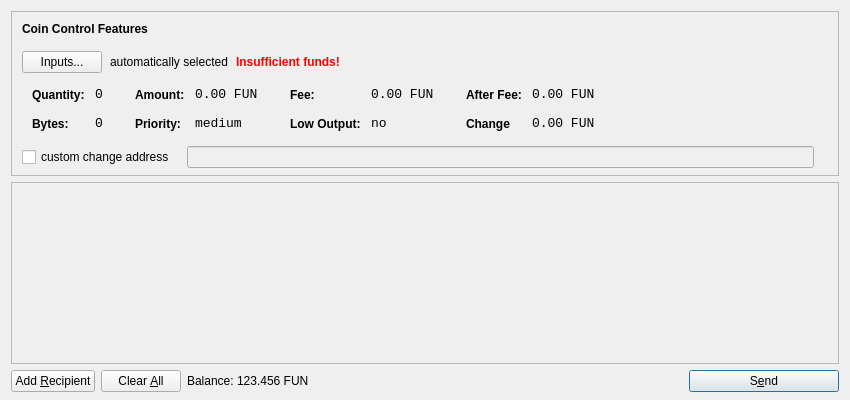
<?xml version="1.0" encoding="UTF-8"?>
<ui version="4.0">
 <class>SendCoinsDialog</class>
 <widget class="QDialog" name="SendCoinsDialog">
  <property name="geometry">
   <rect>
    <x>0</x>
    <y>0</y>
    <width>850</width>
    <height>400</height>
   </rect>
  </property>
  <property name="windowTitle">
   <string>Send Coins</string>
  </property>
  <layout class="QVBoxLayout" name="verticalLayout" stretch="0,1,0">
   <property name="bottomMargin">
    <number>8</number>
   </property>
   <item>
    <widget class="QFrame" name="frameCoinControl">
     <property name="sizePolicy">
      <sizepolicy hsizetype="Expanding" vsizetype="Expanding">
       <horstretch>0</horstretch>
       <verstretch>0</verstretch>
      </sizepolicy>
     </property>
     <property name="maximumSize">
      <size>
       <width>16777215</width>
       <height>16777215</height>
      </size>
     </property>
     <property name="frameShape">
      <enum>QFrame::StyledPanel</enum>
     </property>
     <property name="frameShadow">
      <enum>QFrame::Sunken</enum>
     </property>
     <layout class="QVBoxLayout" name="verticalLayoutCoinControl2">
      <property name="spacing">
       <number>-1</number>
      </property>
      <property name="leftMargin">
       <number>0</number>
      </property>
      <property name="topMargin">
       <number>0</number>
      </property>
      <property name="rightMargin">
       <number>0</number>
      </property>
      <property name="bottomMargin">
       <number>6</number>
      </property>
      <item>
       <layout class="QVBoxLayout" name="verticalLayoutCoinControl" stretch="0,0,0,0,1">
        <property name="spacing">
         <number>0</number>
        </property>
        <property name="leftMargin">
         <number>10</number>
        </property>
        <property name="topMargin">
         <number>10</number>
        </property>
        <item>
         <layout class="QHBoxLayout" name="horizontalLayoutCoinControl1">
          <property name="bottomMargin">
           <number>15</number>
          </property>
          <item>
           <widget class="QLabel" name="labelCoinControlFeatures">
            <property name="sizePolicy">
             <sizepolicy hsizetype="Preferred" vsizetype="Maximum">
              <horstretch>0</horstretch>
              <verstretch>0</verstretch>
             </sizepolicy>
            </property>
            <property name="font">
             <font>
              <weight>75</weight>
              <bold>true</bold>
             </font>
            </property>
            <property name="styleSheet">
             <string notr="true">font-weight:bold;</string>
            </property>
            <property name="text">
             <string>Coin Control Features</string>
            </property>
           </widget>
          </item>
         </layout>
        </item>
        <item>
         <layout class="QHBoxLayout" name="horizontalLayoutCoinControl2" stretch="0,0,0,0">
          <property name="spacing">
           <number>8</number>
          </property>
          <property name="bottomMargin">
           <number>10</number>
          </property>
          <item>
           <widget class="QPushButton" name="pushButtonCoinControl">
            <property name="styleSheet">
             <string notr="true"/>
            </property>
            <property name="text">
             <string>Inputs...</string>
            </property>
           </widget>
          </item>
          <item>
           <widget class="QLabel" name="labelCoinControlAutomaticallySelected">
            <property name="text">
             <string>automatically selected</string>
            </property>
            <property name="margin">
             <number>5</number>
            </property>
           </widget>
          </item>
          <item>
           <widget class="QLabel" name="labelCoinControlInsuffFunds">
            <property name="font">
             <font>
              <weight>75</weight>
              <bold>true</bold>
             </font>
            </property>
            <property name="styleSheet">
             <string notr="true">color:red;font-weight:bold;</string>
            </property>
            <property name="text">
             <string>Insufficient funds!</string>
            </property>
            <property name="margin">
             <number>5</number>
            </property>
           </widget>
          </item>
          <item>
           <spacer name="horizontalSpacerCoinControl">
            <property name="orientation">
             <enum>Qt::Horizontal</enum>
            </property>
            <property name="sizeHint" stdset="0">
             <size>
              <width>40</width>
              <height>1</height>
             </size>
            </property>
           </spacer>
          </item>
         </layout>
        </item>
        <item>
         <widget class="QWidget" name="widgetCoinControl" native="true">
          <property name="sizePolicy">
           <sizepolicy hsizetype="Preferred" vsizetype="Preferred">
            <horstretch>0</horstretch>
            <verstretch>0</verstretch>
           </sizepolicy>
          </property>
          <property name="minimumSize">
           <size>
            <width>0</width>
            <height>0</height>
           </size>
          </property>
          <property name="styleSheet">
           <string notr="true"/>
          </property>
          <layout class="QHBoxLayout" name="horizontalLayoutCoinControl5">
           <property name="margin">
            <number>0</number>
           </property>
           <item>
            <layout class="QHBoxLayout" name="horizontalLayoutCoinControl3" stretch="0,0,0,1">
             <property name="spacing">
              <number>20</number>
             </property>
             <property name="topMargin">
              <number>0</number>
             </property>
             <property name="bottomMargin">
              <number>10</number>
             </property>
             <item>
              <layout class="QFormLayout" name="formLayoutCoinControl1">
               <property name="horizontalSpacing">
                <number>10</number>
               </property>
               <property name="verticalSpacing">
                <number>14</number>
               </property>
               <property name="leftMargin">
                <number>10</number>
               </property>
               <property name="topMargin">
                <number>4</number>
               </property>
               <property name="rightMargin">
                <number>6</number>
               </property>
               <item row="0" column="0">
                <widget class="QLabel" name="labelCoinControlQuantityText">
                 <property name="styleSheet">
                  <string notr="true">font-weight:bold;</string>
                 </property>
                 <property name="text">
                  <string>Quantity:</string>
                 </property>
                 <property name="margin">
                  <number>0</number>
                 </property>
                </widget>
               </item>
               <item row="0" column="1">
                <widget class="QLabel" name="labelCoinControlQuantity">
                 <property name="font">
                  <font>
                   <family>Monospace</family>
                   <pointsize>10</pointsize>
                  </font>
                 </property>
                 <property name="cursor">
                  <cursorShape>IBeamCursor</cursorShape>
                 </property>
                 <property name="contextMenuPolicy">
                  <enum>Qt::ActionsContextMenu</enum>
                 </property>
                 <property name="text">
                  <string>0</string>
                 </property>
                 <property name="margin">
                  <number>0</number>
                 </property>
                 <property name="textInteractionFlags">
                  <set>Qt::LinksAccessibleByMouse|Qt::TextSelectableByKeyboard|Qt::TextSelectableByMouse</set>
                 </property>
                </widget>
               </item>
               <item row="1" column="0">
                <widget class="QLabel" name="labelCoinControlBytesText">
                 <property name="styleSheet">
                  <string notr="true">font-weight:bold;</string>
                 </property>
                 <property name="text">
                  <string>Bytes:</string>
                 </property>
                </widget>
               </item>
               <item row="1" column="1">
                <widget class="QLabel" name="labelCoinControlBytes">
                 <property name="font">
                  <font>
                   <family>Monospace</family>
                   <pointsize>10</pointsize>
                  </font>
                 </property>
                 <property name="cursor">
                  <cursorShape>IBeamCursor</cursorShape>
                 </property>
                 <property name="contextMenuPolicy">
                  <enum>Qt::ActionsContextMenu</enum>
                 </property>
                 <property name="text">
                  <string>0</string>
                 </property>
                 <property name="textInteractionFlags">
                  <set>Qt::LinksAccessibleByMouse|Qt::TextSelectableByKeyboard|Qt::TextSelectableByMouse</set>
                 </property>
                </widget>
               </item>
              </layout>
             </item>
             <item>
              <layout class="QFormLayout" name="formLayoutCoinControl2">
               <property name="horizontalSpacing">
                <number>10</number>
               </property>
               <property name="verticalSpacing">
                <number>14</number>
               </property>
               <property name="leftMargin">
                <number>6</number>
               </property>
               <property name="topMargin">
                <number>4</number>
               </property>
               <property name="rightMargin">
                <number>6</number>
               </property>
               <item row="0" column="0">
                <widget class="QLabel" name="labelCoinControlAmountText">
                 <property name="styleSheet">
                  <string notr="true">font-weight:bold;</string>
                 </property>
                 <property name="text">
                  <string>Amount:</string>
                 </property>
                 <property name="margin">
                  <number>0</number>
                 </property>
                </widget>
               </item>
               <item row="0" column="1">
                <widget class="QLabel" name="labelCoinControlAmount">
                 <property name="font">
                  <font>
                   <family>Monospace</family>
                   <pointsize>10</pointsize>
                  </font>
                 </property>
                 <property name="cursor">
                  <cursorShape>IBeamCursor</cursorShape>
                 </property>
                 <property name="contextMenuPolicy">
                  <enum>Qt::ActionsContextMenu</enum>
                 </property>
                 <property name="text">
                  <string>0.00 FUN</string>
                 </property>
                 <property name="textInteractionFlags">
                  <set>Qt::LinksAccessibleByMouse|Qt::TextSelectableByKeyboard|Qt::TextSelectableByMouse</set>
                 </property>
                </widget>
               </item>
               <item row="1" column="0">
                <widget class="QLabel" name="labelCoinControlPriorityText">
                 <property name="styleSheet">
                  <string notr="true">font-weight:bold;</string>
                 </property>
                 <property name="text">
                  <string>Priority:</string>
                 </property>
                </widget>
               </item>
               <item row="1" column="1">
                <widget class="QLabel" name="labelCoinControlPriority">
                 <property name="font">
                  <font>
                   <family>Monospace</family>
                   <pointsize>10</pointsize>
                  </font>
                 </property>
                 <property name="cursor">
                  <cursorShape>IBeamCursor</cursorShape>
                 </property>
                 <property name="contextMenuPolicy">
                  <enum>Qt::ActionsContextMenu</enum>
                 </property>
                 <property name="text">
                  <string>medium</string>
                 </property>
                 <property name="textInteractionFlags">
                  <set>Qt::LinksAccessibleByMouse|Qt::TextSelectableByKeyboard|Qt::TextSelectableByMouse</set>
                 </property>
                </widget>
               </item>
              </layout>
             </item>
             <item>
              <layout class="QFormLayout" name="formLayoutCoinControl3">
               <property name="horizontalSpacing">
                <number>10</number>
               </property>
               <property name="verticalSpacing">
                <number>14</number>
               </property>
               <property name="leftMargin">
                <number>6</number>
               </property>
               <property name="topMargin">
                <number>4</number>
               </property>
               <property name="rightMargin">
                <number>6</number>
               </property>
               <item row="0" column="0">
                <widget class="QLabel" name="labelCoinControlFeeText">
                 <property name="styleSheet">
                  <string notr="true">font-weight:bold;</string>
                 </property>
                 <property name="text">
                  <string>Fee:</string>
                 </property>
                 <property name="margin">
                  <number>0</number>
                 </property>
                </widget>
               </item>
               <item row="0" column="1">
                <widget class="QLabel" name="labelCoinControlFee">
                 <property name="font">
                  <font>
                   <family>Monospace</family>
                   <pointsize>10</pointsize>
                  </font>
                 </property>
                 <property name="cursor">
                  <cursorShape>IBeamCursor</cursorShape>
                 </property>
                 <property name="contextMenuPolicy">
                  <enum>Qt::ActionsContextMenu</enum>
                 </property>
                 <property name="text">
                  <string>0.00 FUN</string>
                 </property>
                 <property name="textInteractionFlags">
                  <set>Qt::LinksAccessibleByMouse|Qt::TextSelectableByKeyboard|Qt::TextSelectableByMouse</set>
                 </property>
                </widget>
               </item>
               <item row="1" column="0">
                <widget class="QLabel" name="labelCoinControlLowOutputText">
                 <property name="styleSheet">
                  <string notr="true">font-weight:bold;</string>
                 </property>
                 <property name="text">
                  <string>Low Output:</string>
                 </property>
                </widget>
               </item>
               <item row="1" column="1">
                <widget class="QLabel" name="labelCoinControlLowOutput">
                 <property name="font">
                  <font>
                   <family>Monospace</family>
                   <pointsize>10</pointsize>
                  </font>
                 </property>
                 <property name="cursor">
                  <cursorShape>IBeamCursor</cursorShape>
                 </property>
                 <property name="contextMenuPolicy">
                  <enum>Qt::ActionsContextMenu</enum>
                 </property>
                 <property name="text">
                  <string>no</string>
                 </property>
                 <property name="textInteractionFlags">
                  <set>Qt::LinksAccessibleByMouse|Qt::TextSelectableByKeyboard|Qt::TextSelectableByMouse</set>
                 </property>
                </widget>
               </item>
              </layout>
             </item>
             <item>
              <layout class="QFormLayout" name="formLayoutCoinControl4">
               <property name="horizontalSpacing">
                <number>10</number>
               </property>
               <property name="verticalSpacing">
                <number>14</number>
               </property>
               <property name="leftMargin">
                <number>6</number>
               </property>
               <property name="topMargin">
                <number>4</number>
               </property>
               <property name="rightMargin">
                <number>6</number>
               </property>
               <item row="0" column="0">
                <widget class="QLabel" name="labelCoinControlAfterFeeText">
                 <property name="styleSheet">
                  <string notr="true">font-weight:bold;</string>
                 </property>
                 <property name="text">
                  <string>After Fee:</string>
                 </property>
                 <property name="margin">
                  <number>0</number>
                 </property>
                </widget>
               </item>
               <item row="0" column="1">
                <widget class="QLabel" name="labelCoinControlAfterFee">
                 <property name="font">
                  <font>
                   <family>Monospace</family>
                   <pointsize>10</pointsize>
                  </font>
                 </property>
                 <property name="cursor">
                  <cursorShape>IBeamCursor</cursorShape>
                 </property>
                 <property name="contextMenuPolicy">
                  <enum>Qt::ActionsContextMenu</enum>
                 </property>
                 <property name="text">
                  <string>0.00 FUN</string>
                 </property>
                 <property name="textInteractionFlags">
                  <set>Qt::LinksAccessibleByMouse|Qt::TextSelectableByKeyboard|Qt::TextSelectableByMouse</set>
                 </property>
                </widget>
               </item>
               <item row="1" column="0">
                <widget class="QLabel" name="labelCoinControlChangeText">
                 <property name="styleSheet">
                  <string notr="true">font-weight:bold;</string>
                 </property>
                 <property name="text">
                  <string>Change</string>
                 </property>
                </widget>
               </item>
               <item row="1" column="1">
                <widget class="QLabel" name="labelCoinControlChange">
                 <property name="font">
                  <font>
                   <family>Monospace</family>
                   <pointsize>10</pointsize>
                  </font>
                 </property>
                 <property name="cursor">
                  <cursorShape>IBeamCursor</cursorShape>
                 </property>
                 <property name="contextMenuPolicy">
                  <enum>Qt::ActionsContextMenu</enum>
                 </property>
                 <property name="text">
                  <string>0.00 FUN</string>
                 </property>
                 <property name="textInteractionFlags">
                  <set>Qt::LinksAccessibleByMouse|Qt::TextSelectableByKeyboard|Qt::TextSelectableByMouse</set>
                 </property>
                </widget>
               </item>
              </layout>
             </item>
            </layout>
           </item>
          </layout>
         </widget>
        </item>
        <item>
         <layout class="QHBoxLayout" name="horizontalLayoutCoinControl4" stretch="0,0,0">
          <property name="spacing">
           <number>12</number>
          </property>
          <property name="sizeConstraint">
           <enum>QLayout::SetDefaultConstraint</enum>
          </property>
          <property name="topMargin">
           <number>5</number>
          </property>
          <property name="rightMargin">
           <number>5</number>
          </property>
          <item>
           <widget class="QCheckBox" name="checkBoxCoinControlChange">
            <property name="text">
             <string>custom change address</string>
            </property>
           </widget>
          </item>
          <item>
           <widget class="QLineEdit" name="lineEditCoinControlChange">
            <property name="enabled">
             <bool>false</bool>
            </property>
            <property name="sizePolicy">
             <sizepolicy hsizetype="Expanding" vsizetype="Fixed">
              <horstretch>0</horstretch>
              <verstretch>0</verstretch>
             </sizepolicy>
            </property>
           </widget>
          </item>
          <item>
           <widget class="QLabel" name="labelCoinControlChangeLabel">
            <property name="sizePolicy">
             <sizepolicy hsizetype="Preferred" vsizetype="Expanding">
              <horstretch>0</horstretch>
              <verstretch>0</verstretch>
             </sizepolicy>
            </property>
            <property name="minimumSize">
             <size>
              <width>0</width>
              <height>0</height>
             </size>
            </property>
            <property name="text">
             <string/>
            </property>
            <property name="margin">
             <number>3</number>
            </property>
           </widget>
          </item>
         </layout>
        </item>
        <item>
         <spacer name="verticalSpacerCoinControl">
          <property name="orientation">
           <enum>Qt::Vertical</enum>
          </property>
          <property name="sizeHint" stdset="0">
           <size>
            <width>800</width>
            <height>1</height>
           </size>
          </property>
         </spacer>
        </item>
       </layout>
      </item>
     </layout>
    </widget>
   </item>
   <item>
    <widget class="QScrollArea" name="scrollArea">
     <property name="widgetResizable">
      <bool>true</bool>
     </property>
     <widget class="QWidget" name="scrollAreaWidgetContents">
      <property name="geometry">
       <rect>
        <x>0</x>
        <y>0</y>
        <width>830</width>
        <height>165</height>
       </rect>
      </property>
      <layout class="QVBoxLayout" name="verticalLayout_2">
       <property name="margin">
        <number>0</number>
       </property>
       <item>
        <layout class="QVBoxLayout" name="entries">
         <property name="spacing">
          <number>6</number>
         </property>
        </layout>
       </item>
       <item>
        <spacer name="verticalSpacer">
         <property name="orientation">
          <enum>Qt::Vertical</enum>
         </property>
         <property name="sizeHint" stdset="0">
          <size>
           <width>20</width>
           <height>40</height>
          </size>
         </property>
        </spacer>
       </item>
      </layout>
     </widget>
    </widget>
   </item>
   <item>
    <layout class="QHBoxLayout" name="horizontalLayout">
     <item>
      <widget class="QPushButton" name="addButton">
       <property name="toolTip">
        <string>Send to multiple recipients at once</string>
       </property>
       <property name="text">
        <string>Add &amp;Recipient</string>
       </property>
       <property name="icon">
        <iconset resource="../bitcoin.qrc">
         <normaloff>:/icons/add</normaloff>:/icons/add</iconset>
       </property>
       <property name="autoDefault">
        <bool>false</bool>
       </property>
      </widget>
     </item>
     <item>
      <widget class="QPushButton" name="clearButton">
       <property name="sizePolicy">
        <sizepolicy hsizetype="Minimum" vsizetype="Fixed">
         <horstretch>0</horstretch>
         <verstretch>0</verstretch>
        </sizepolicy>
       </property>
       <property name="toolTip">
        <string>Remove all transaction fields</string>
       </property>
       <property name="text">
        <string>Clear &amp;All</string>
       </property>
       <property name="icon">
        <iconset resource="../bitcoin.qrc">
         <normaloff>:/icons/remove</normaloff>:/icons/remove</iconset>
       </property>
       <property name="autoRepeatDelay">
        <number>300</number>
       </property>
       <property name="autoDefault">
        <bool>false</bool>
       </property>
      </widget>
     </item>
     <item>
      <layout class="QHBoxLayout" name="horizontalLayout_2">
       <property name="spacing">
        <number>3</number>
       </property>
       <item>
        <widget class="QLabel" name="label">
         <property name="sizePolicy">
          <sizepolicy hsizetype="Preferred" vsizetype="Fixed">
           <horstretch>0</horstretch>
           <verstretch>0</verstretch>
          </sizepolicy>
         </property>
         <property name="text">
          <string>Balance:</string>
         </property>
        </widget>
       </item>
       <item>
        <widget class="QLabel" name="labelBalance">
         <property name="sizePolicy">
          <sizepolicy hsizetype="Preferred" vsizetype="Fixed">
           <horstretch>0</horstretch>
           <verstretch>0</verstretch>
          </sizepolicy>
         </property>
         <property name="cursor">
          <cursorShape>IBeamCursor</cursorShape>
         </property>
         <property name="text">
          <string>123.456 FUN</string>
         </property>
         <property name="textInteractionFlags">
          <set>Qt::LinksAccessibleByMouse|Qt::TextSelectableByKeyboard|Qt::TextSelectableByMouse</set>
         </property>
        </widget>
       </item>
      </layout>
     </item>
     <item>
      <spacer name="horizontalSpacer">
       <property name="orientation">
        <enum>Qt::Horizontal</enum>
       </property>
       <property name="sizeHint" stdset="0">
        <size>
         <width>40</width>
         <height>20</height>
        </size>
       </property>
      </spacer>
     </item>
     <item>
      <widget class="QPushButton" name="sendButton">
       <property name="minimumSize">
        <size>
         <width>150</width>
         <height>0</height>
        </size>
       </property>
       <property name="toolTip">
        <string>Confirm the send action</string>
       </property>
       <property name="text">
        <string>S&amp;end</string>
       </property>
       <property name="icon">
        <iconset resource="../bitcoin.qrc">
         <normaloff>:/icons/send</normaloff>:/icons/send</iconset>
       </property>
       <property name="default">
        <bool>true</bool>
       </property>
      </widget>
     </item>
    </layout>
   </item>
  </layout>
 </widget>
 <resources>
  <include location="../bitcoin.qrc"/>
 </resources>
 <connections/>
</ui>
